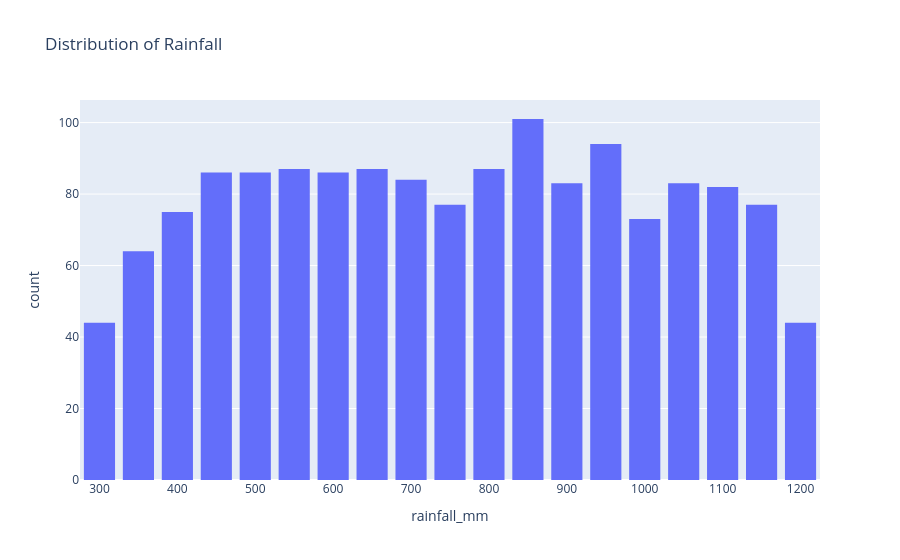
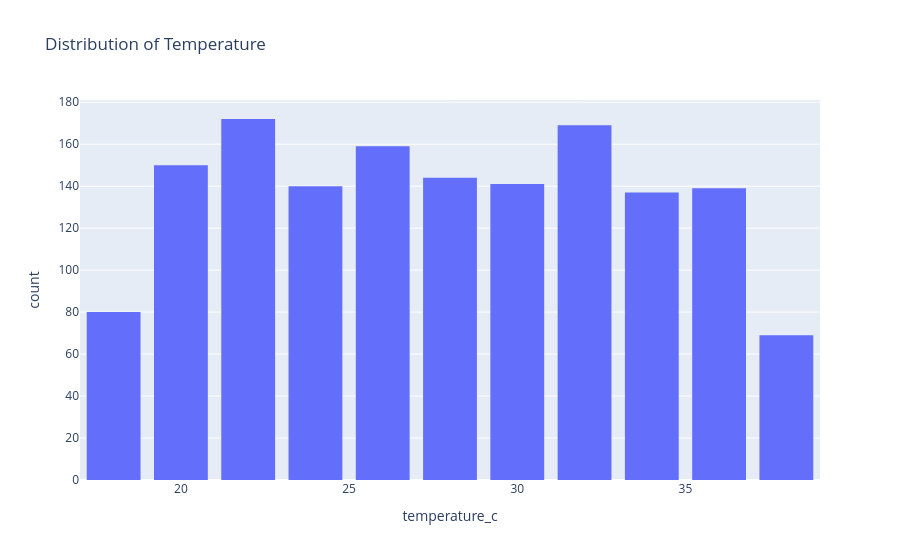
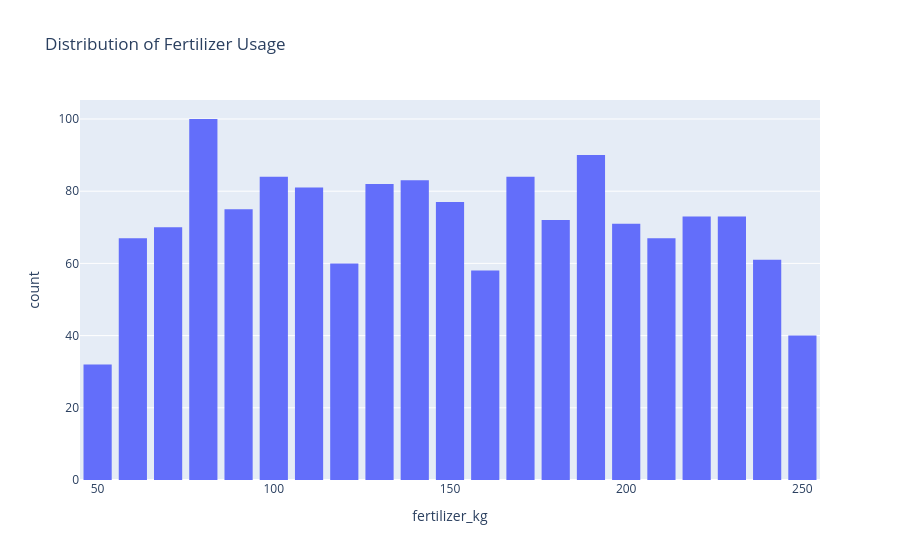
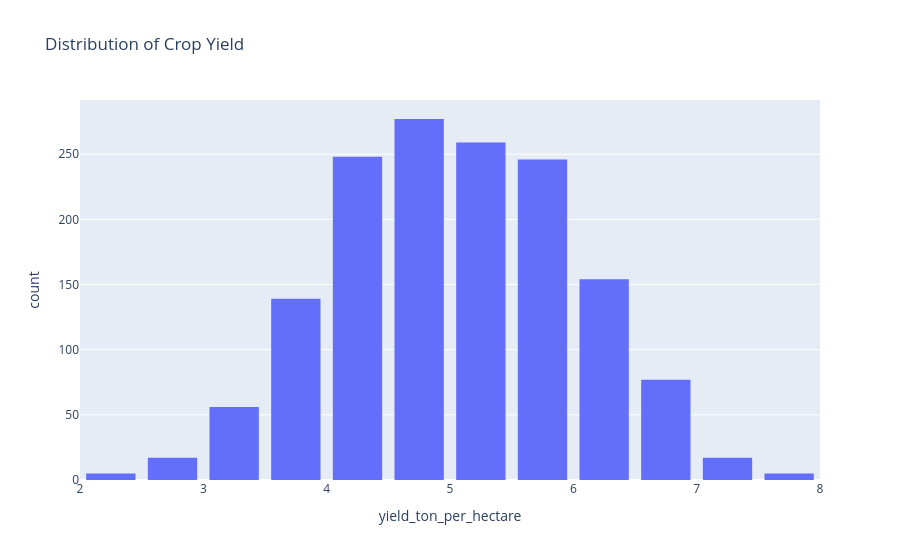

The code cell stored with these charts, in order, in its notebook:
### Markdown cell above
### Q4. Distribution Analysis
#### Create histograms for:
####  rainfall_mm
####  temperature_c
####  fertilizer_kg
####  yield_ton_per_hectare
#### Write 2–3 observations from each histogram.

### Code cell
import plotly.express as px

# Rainfall
fig = px.histogram(
    df,
    x='rainfall_mm',
    nbins=20,
    title='Distribution of Rainfall'
)
fig.update_layout(bargap=0.2)
fig.show()

# Temperature
fig = px.histogram(
    df,
    x='temperature_c',
    nbins=20,
    title='Distribution of Temperature'
)
fig.update_layout(bargap=0.2)
fig.show()

# Fertilizer
fig = px.histogram(
    df,
    x='fertilizer_kg',
    nbins=20,
    title='Distribution of Fertilizer Usage'
)
fig.update_layout(bargap=0.2)
fig.show()

# Yield
fig = px.histogram(
    df,
    x='yield_ton_per_hectare',
    nbins=20,
    title='Distribution of Crop Yield'
)
fig.update_layout(bargap=0.2)
fig.show()

### Figure 1 — Plotly figure (JSON) as saved in the notebook; plotly's stock layout.template omitted (floating-point values rounded to 4 significant figures; data arrays with more than 128 entries replaced by an {"elided": "..."} marker saying what was removed)
{"data": [{"bingroup": "x", "hovertemplate": "rainfall_mm=%{x}<br>count=%{y}<extra></extra>", "legendgroup": "", "marker": {"color": "#636efa", "pattern": {"shape": ""}}, "name": "", "nbinsx": 20, "orientation": "v", "showlegend": false, "type": "histogram", "x": {"elided": "1500 float values"}, "xaxis": "x", "yaxis": "y"}], "layout": {"bargap": 0.2, "barmode": "relative", "legend": {"tracegroupgap": 0}, "title": {"text": "Distribution of Rainfall"}, "xaxis": {"anchor": "y", "domain": [0, 1], "title": {"text": "rainfall_mm"}}, "yaxis": {"anchor": "x", "domain": [0, 1], "title": {"text": "count"}}}}

### Figure 2 — Plotly figure (JSON) as saved in the notebook; plotly's stock layout.template omitted (floating-point values rounded to 4 significant figures; data arrays with more than 128 entries replaced by an {"elided": "..."} marker saying what was removed)
{"data": [{"bingroup": "x", "hovertemplate": "temperature_c=%{x}<br>count=%{y}<extra></extra>", "legendgroup": "", "marker": {"color": "#636efa", "pattern": {"shape": ""}}, "name": "", "nbinsx": 20, "orientation": "v", "showlegend": false, "type": "histogram", "x": {"elided": "1500 float values"}, "xaxis": "x", "yaxis": "y"}], "layout": {"bargap": 0.2, "barmode": "relative", "legend": {"tracegroupgap": 0}, "title": {"text": "Distribution of Temperature"}, "xaxis": {"anchor": "y", "domain": [0, 1], "title": {"text": "temperature_c"}}, "yaxis": {"anchor": "x", "domain": [0, 1], "title": {"text": "count"}}}}

### Figure 3 — Plotly figure (JSON) as saved in the notebook; plotly's stock layout.template omitted (floating-point values rounded to 4 significant figures; data arrays with more than 128 entries replaced by an {"elided": "..."} marker saying what was removed)
{"data": [{"bingroup": "x", "hovertemplate": "fertilizer_kg=%{x}<br>count=%{y}<extra></extra>", "legendgroup": "", "marker": {"color": "#636efa", "pattern": {"shape": ""}}, "name": "", "nbinsx": 20, "orientation": "v", "showlegend": false, "type": "histogram", "x": {"elided": "1500 float values"}, "xaxis": "x", "yaxis": "y"}], "layout": {"bargap": 0.2, "barmode": "relative", "legend": {"tracegroupgap": 0}, "title": {"text": "Distribution of Fertilizer Usage"}, "xaxis": {"anchor": "y", "domain": [0, 1], "title": {"text": "fertilizer_kg"}}, "yaxis": {"anchor": "x", "domain": [0, 1], "title": {"text": "count"}}}}

### Figure 4 — Plotly figure (JSON) as saved in the notebook; plotly's stock layout.template omitted (floating-point values rounded to 4 significant figures; data arrays with more than 128 entries replaced by an {"elided": "..."} marker saying what was removed)
{"data": [{"bingroup": "x", "hovertemplate": "yield_ton_per_hectare=%{x}<br>count=%{y}<extra></extra>", "legendgroup": "", "marker": {"color": "#636efa", "pattern": {"shape": ""}}, "name": "", "nbinsx": 20, "orientation": "v", "showlegend": false, "type": "histogram", "x": {"elided": "1500 float values"}, "xaxis": "x", "yaxis": "y"}], "layout": {"bargap": 0.2, "barmode": "relative", "legend": {"tracegroupgap": 0}, "title": {"text": "Distribution of Crop Yield"}, "xaxis": {"anchor": "y", "domain": [0, 1], "title": {"text": "yield_ton_per_hectare"}}, "yaxis": {"anchor": "x", "domain": [0, 1], "title": {"text": "count"}}}}
